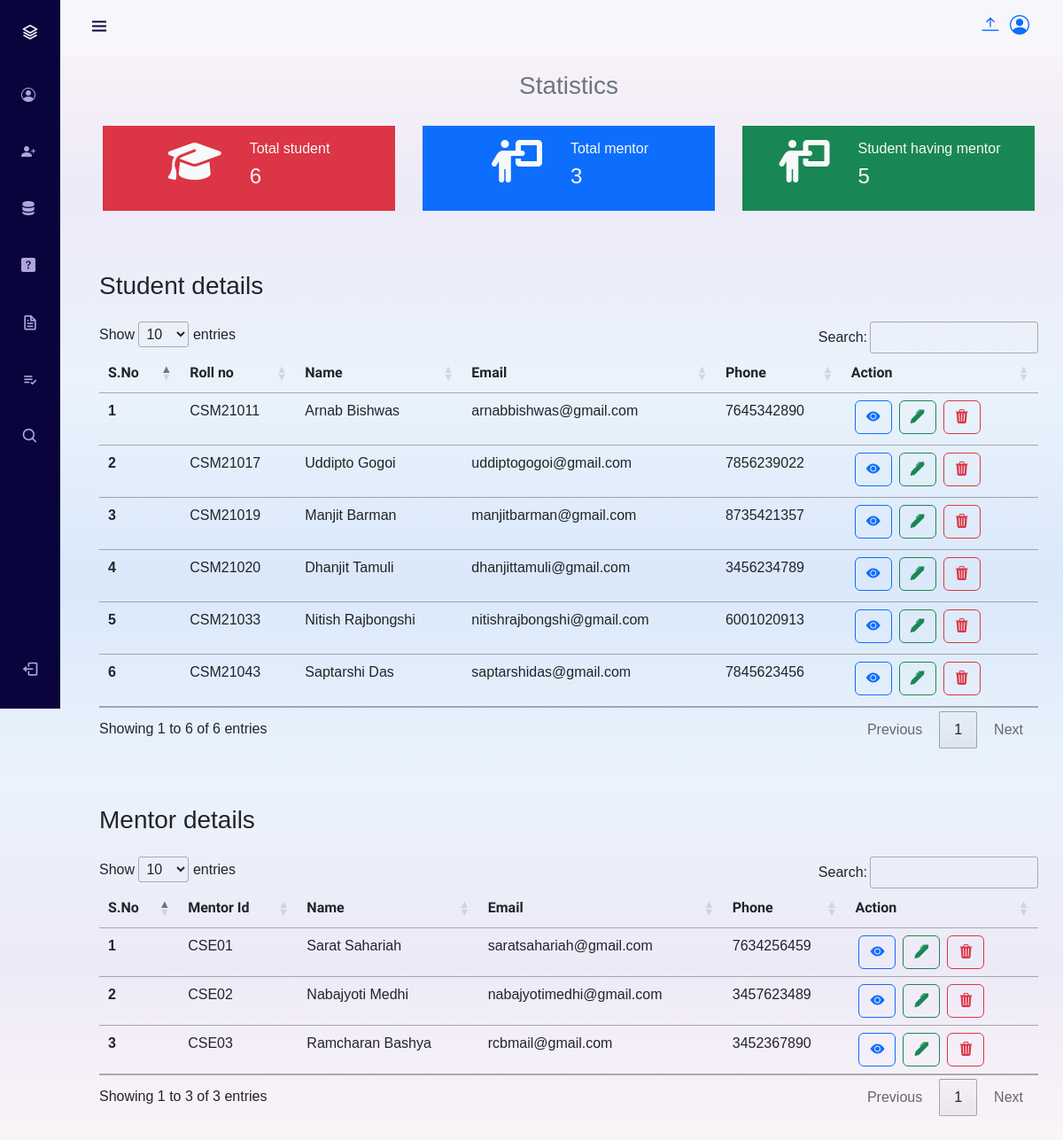
Page /admin/database.php (signed in) on the earlier database version.
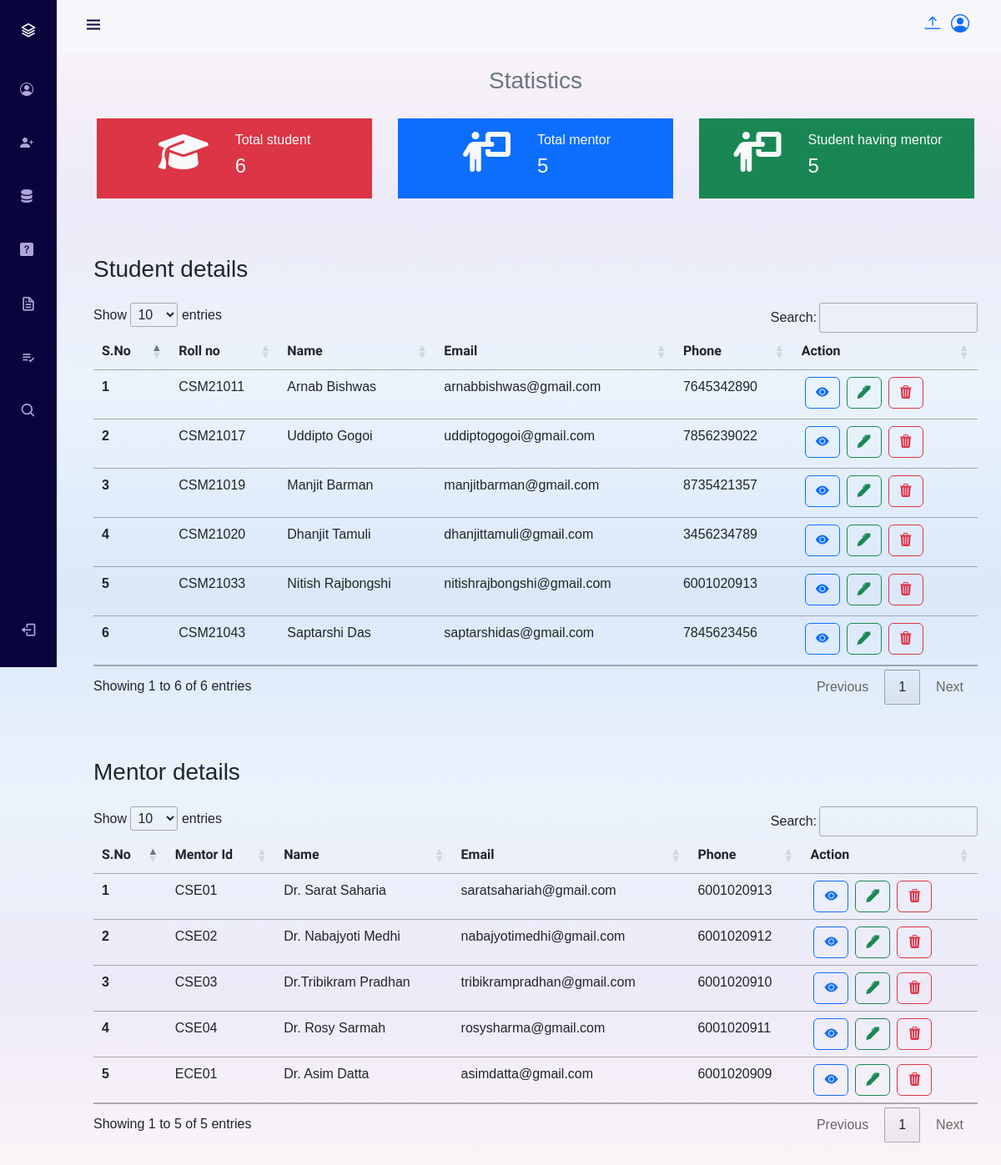
Same page on the later database version.
### tables this page shows
CREATE TABLE `student` (
  `rollno` char(8) NOT NULL,
  `student_email` varchar(80) NOT NULL,
  `student_phone` char(10) NOT NULL,
  `student_firstname` varchar(35) NOT NULL,
  `student_lastname` varchar(35) NOT NULL,
  `academic_year` int(4) NOT NULL,
  `student_depertment` varchar(100) NOT NULL,
  `student_program` varchar(100) NOT NULL,
  `student_semester` varchar(20) NOT NULL,
  `student_password` varchar(255) NOT NULL,
  `assign_mentor` char(6) NOT NULL
);

CREATE TABLE `mentor` (
  `mentor_id` char(6) NOT NULL,
  `mentor_email` varchar(90) NOT NULL,
  `mentor_phone` char(10) NOT NULL,
  `mentor_firstname` varchar(35) NOT NULL,
  `mentor_lastname` varchar(35) NOT NULL,
  `mentor_department` varchar(100) NOT NULL,
  `mentor_password` varchar(255) NOT NULL
);

### admin/database_details/student_database.php (the view)
<?php
echo "<h3 class='py-3'>Student details</h3>";
$sql = 'SELECT * FROM `student`';
$result = mysqli_query($conn, $sql);
$no_of_rows = mysqli_num_rows($result);
$sno = 0;
if ($no_of_rows > 0) {
    while ($row = mysqli_fetch_assoc($result)) {
        $sno = $sno + 1;
        echo '
            <tr>
                <th scope="row">' . $sno . '</th>
                <td>' . $row["rollno"] . '</td>
                <td>' . $row["student_firstname"] . ' '. $row["student_lastname"] . '</td>
                <td>' . $row["student_email"] . '</td>
                <td>' . $row["student_phone"] . '</td>
                <td><button type="button" class="view_btn btn btn-outline-primary mx-1 mb-1"><i class="bi bi-eye-fill"></i></button><button type="button" class="edit_btn btn btn-outline-success mx-1 mb-1"><i class="bi bi-pen-fill"></i></button><button type="button" class="del_btn btn btn-outline-danger mx-1 mb-1"><i class="bi bi-trash3-fill"></i></button></td>
            </tr>
            ';
    }
}
?>

### admin/database.php (shortened to what this page needs)
<!DOCTYPE html>
<html lang="en">
<head>
    <link href="https://cdn.jsdelivr.net/npm/bootstrap@5.2.1/dist/css/bootstrap.min.css" rel="stylesheet">
    <link href='https://cdn.jsdelivr.net/npm/boxicons@2.0.5/css/boxicons.min.css' rel='stylesheet'>
    <link rel="stylesheet" href="https://cdn.jsdelivr.net/npm/bootstrap-icons@1.3.0/font/bootstrap-icons.css">
    <link rel="stylesheet" href="https://cdn.jsdelivr.net/npm/bootstrap-icons@1.9.1/font/bootstrap-icons.css">
    <link rel="stylesheet" href="../style/profile_sidebar.css">
    <link rel="stylesheet" href="../style/bg_color.css">
    <link rel="stylesheet" href="style/button.css">
    <link rel="stylesheet" href="../style/popup_style.css">
    <link rel="stylesheet" href="//cdn.datatables.net/1.12.1/css/jquery.dataTables.min.css">
    <link rel="stylesheet" href="https://cdnjs.cloudflare.com/ajax/libs/font-awesome/6.2.1/css/all.min.css">
</head>
<body id="body-pd">
    <?php
    include 'partials/_navbar.php';
    include '../partials/_dbconnect.php';
    ?>
    <h3 class="text-center text-secondary p-3">Statistics</h3>
    <div class="container stat">
        <div class="student_details d-flex justify-content-center flex-wrap bg-danger text-light p-3 m-1 my_width">
            <div class="icon_part px-3">
                <i class="fa-solid fa-graduation-cap fa-3x"></i>
            </div>
            <div class="details_part px-3">
                <h6>Total student</h6>
                <h4>
                    <?php
                        include "others/count_student.php";
                    ?>
                </h4>
            </div>
        </div>
        <div class="mentor_details d-flex justify-content-center flex-wrap bg-primary text-light p-3 m-1 my_width">
            <div class="icon_part px-3">
                <i class="fa-solid fa-person-chalkboard fa-3x"></i>
            </div>
            <div class="details_part px-3">
                <h6>Total mentor</h6>
                <h4>
                    <?php
                        include "others/count_mentor.php";
                    ?>
                </h4>
            </div>
        </div>
        <div class="mentor_details d-flex justify-content-center flex-wrap bg-success text-light p-3 m-1 my_width">
            <div class="icon_part px-3">
                <i class="fa-solid fa-person-chalkboard fa-3x"></i>
            </div>
            <div class="details_part px-3">
                <h6>Student having mentor</h6>
                <h4>
                    <?php
                        include "others/student_having_mentor.php";
                    ?>
                </h4>
            </div>
        </div>
    </div>
    <div class="container my-5">
        <table class="table" id="student_table">
            <thead>
                <tr style="font-family: 'Ubuntu', sans-serif;">
                    <th scope="col">S.No</th>
                    <th scope="col">Roll no</th>
                    <th scope="col">Name</th>
                    <th scope="col">Email</th>
                    <th scope="col">Phone</th>
                    <th scope="col">Action</th>
                </tr>
            </thead>
            <tbody>
                <?php
                include "database_details/student_database.php";
                ?>
            </tbody>
        </table>
    </div>
    <div class="container my-5" >
        <table class="table" id="mentor_table">
            <thead>
                <tr style="font-family: 'Ubuntu', sans-serif;">
                    <th scope="col">S.No</th>
                    <th scope="col">Mentor Id</th>
                    <th scope="col">Name</th>
                    <th scope="col">Email</th>
                    <th scope="col">Phone</th>
                    <th scope="col">Action</th>
                </tr>
            </thead>
            <tbody>
                <?php
                include "database_details/mentor_database.php";
                ?>
            </tbody>
        </table>
    </div>
</body>
</html>

### admin/partials/_navbar.php
<?php
    echo '
    <header class="header" id="header">
    <div class="header__toggle">
        <i class="bx bx-menu" id="header-toggle"></i>
    </div>
    <div class="header__img icon_section">
        <a href="upload_file.php"><i class="bi bi-arrow-bar-up"></i></a>
        <a href="admin_profile.php"><i class="bi bi-person-circle profile_icon"></i></a>
    </div>
</header>
<div class="l-navbar" id="nav-bar">
    <nav class="nav">
        <div>
            <a href="admin_profile.php" class="nav__logo">
                <i class="bx bx-layer nav__logo-icon"></i>
                <span class="nav__logo-name">ADMIN</span>
            </a>
            <div class="nav__list">
                <a href="admin_profile.php" class="nav__link">
                    <i class="bi bi-person-circle"></i>
                    <span class="nav__name">Profile</span>
                </a>
                <a href="add.php" class="nav__link">
                    <i class="bi bi-person-plus-fill"></i>
                    <span class="nav__name">Add Data</span>
                </a>
                <a href="database.php" class="nav__link">
                    <i class="bi bi-server"></i>
                    <span class="nav__name">Database</span>
                </a>
                <a href="task.php" class="nav__link">
                    <i class="bi bi-question-square-fill"></i>
                    <span class="nav__name">Assign</span>
                </a>
                <a href="upload_file.php" class="nav__link">
                    <i class="bx bx-file nav__icon"></i>
                    <span class="nav__name">Upload</span>
                </a>
                <a href="mentor_mentee_list.php" class="nav__link">
                    <i class="bx bx-list-check nav__icon"></i>
                    <span class="nav__name">List</span>
                </a>
                <a href="search.php" class="nav__link">
                    <i class="bx bx-search nav__icon"></i>
                    <span class="nav__name">Search</span>
                </a>
            </div>
        </div>
        <a href="#" class="nav__link">
                <i class="bx bx-log-out nav__icon" id="logoutbtn"></i>
                <span class="nav__name">
                    <form action="#" method="post">
                        <input class="bg-transparent text-danger border-0" type="submit" name="logout" value="Logout">
                    </form>
                </span>
            </a>
    </nav>
</div>
    '
?>

### admin/others/count_student.php
<?php
    $sql = "
    SELECT * FROM `student` WHERE 1
    ";
    $result = mysqli_query($conn, $sql);
    $no_of_rows = mysqli_num_rows($result);
    echo $no_of_rows
?>

### admin/others/count_mentor.php
<?php
    $sql = "
    SELECT * FROM `mentor` WHERE 1
    ";
    $result = mysqli_query($conn, $sql);
    $no_of_rows = mysqli_num_rows($result);
    echo $no_of_rows
?>

### admin/others/student_having_mentor.php
<?php
    $sql = "
    SELECT * FROM `student` WHERE `assign_mentor` <> '0'
    ";
    $result = mysqli_query($conn, $sql);
    $no_of_rows = mysqli_num_rows($result);
    echo $no_of_rows
?>

### admin/database_details/mentor_database.php
<?php
echo "<h3 class='py-3'>Mentor details</h3>";
$sql = 'SELECT * FROM `mentor`';
$result = mysqli_query($conn, $sql);
$no_of_rows = mysqli_num_rows($result);
$sno = 0;
if ($no_of_rows > 0) {
    while ($row = mysqli_fetch_assoc($result)) {
        $sno = $sno + 1;
        echo '
            <tr>
                <th scope="row">' . $sno . '</th>
                <td>' . $row["mentor_id"] . '</td>
                <td>' . $row["mentor_firstname"] . ' '. $row["mentor_lastname"] .'</td>
                <td>' . $row["mentor_email"] . '</td>
                <td>' . $row["mentor_phone"] . '</td>
                <td><button type="button" class="view_btn btn btn-outline-primary mx-1"><i class="bi bi-eye-fill"></i></button><button type="button" class="edit_btn btn btn-outline-success mx-1"><i class="bi bi-pen-fill"></i></button><button type="button" class="del_btn btn btn-outline-danger mx-1"><i class="bi bi-trash3-fill"></i></button></td>
            </tr>
        ';
    }
}
?>

### style/profile_sidebar.css (style rules this page uses)
:root { --header-height: 3rem; --nav-width: 68px; --first-color: #0a043c; --first-color-light: #AFA5D9; --white-color: #F7F6FB; --body-font: 'Nunito', sans-serif; --normal-font-size: 1rem; --z-fixed: 100; }
body { position: relative; margin: var(--header-height) 0 0 0; padding: 0 1rem; font-family: var(--body-font); font-size: var(--normal-font-size); transition: .5s; }
a { text-decoration: none; }
.header { width: 100%; height: var(--header-height); position: fixed; top: 0; left: 0; display: flex; align-items: center; justify-content: space-between; padding: 0 1rem; background-color: var(--white-color); z-index: var(--z-fixed); transition: .5s; }
.header__toggle { color: var(--first-color); font-size: 1.5rem; cursor: pointer; }
.header__img { width: auto; height: 35px; display: flex; justify-content: center; border-radius: 50%; overflow: hidden; }
.header__img a { padding: 0 6px; }
.l-navbar { position: fixed; top: 0; left: -30%; width: var(--nav-width); height: 100vh; background: var(--first-color); padding: .5rem 1rem 0 0; transition: .5s; z-index: var(--z-fixed); }
.nav { height: 100%; display: flex; flex-direction: column; justify-content: space-between; overflow: hidden; }
.nav__logo, .nav__link { display: grid; grid-template-columns: max-content max-content; align-items: center; column-gap: 1rem; padding: .5rem 0 .5rem 1.5rem; }
.nav__logo { margin-bottom: 2rem; }
.nav__logo-icon { font-size: 1.25rem; color: var(--white-color); }
.nav__link { position: relative; color: var(--first-color-light); margin-bottom: 1.5rem; transition: .3s; }
.nav__icon { font-size: 1.25rem; }
@media screen and (min-width:768px) { body { margin: calc(var(--header-height) + 1rem) 0 0 0; padding-left: calc(var(--nav-width) + 2rem); } }
@media screen and (min-width:768px) { .header { height: calc(var(--header-height) + 1rem); padding: 0 2rem 0 calc(var(--nav-width) + 2rem); } }
@media screen and (min-width:768px) { .header__img { width: auto; height: 40px; } }
@media screen and (min-width:768px) { .l-navbar { left: 0; padding: 1rem 1rem 0 0; } }

### style/bg_color.css (style rules this page uses)
* { box-sizing: border-box; }
body { background: linear-gradient(#fcf5f8, #edeaf8, #eaf3fc, #dae8fa, #eaf3fc, #edeaf8, #fcf5f8); height: auto; }
div.header__img a { font-size: 22px; }
div.icon_section a { padding-left: 5px; }

### admin/style/button.css (style rules this page uses)
nav { font-family: 'Ubuntu', sans-serif; }

### style/popup_style.css (style rules this page uses)
body { font-family: Helvetica, Arial, sans-serif; }

### admin/database.php (style rules this page uses)
div.my_width { width: 330px; }
div.stat { display: flex; justify-content: space-between; flex-wrap: wrap; }

Differences in the rows shown:
changed mentor "CSE01": mentor_firstname "Sarat" → "Dr. Sarat"; mentor_lastname "Sahariah" → "Saharia"; mentor_phone "7634256459" → "6001020913"
changed mentor "CSE02": mentor_firstname "Nabajyoti" → "Dr. Nabajyoti"; mentor_phone "3457623489" → "6001020912"
changed mentor "CSE03": mentor_firstname "Ramcharan" → "Dr.Tribikram"; mentor_lastname "Bashya" → "Pradhan"; mentor_email "rcbmail@gmail.com" → "tribikrampradhan@gmail.com"; mentor_phone "3452367890" → "6001020910"
added mentor: mentor_id "CSE04", mentor_firstname "Dr. Rosy", mentor_lastname "Sarmah", mentor_email "rosysharma@gmail.com", mentor_phone "6001020911"
added mentor: mentor_id "ECE01", mentor_firstname "Dr. Asim", mentor_lastname "Datta", mentor_email "asimdatta@gmail.com", mentor_phone "6001020909"
Other differences:
$no_of_rows: "3" → "5"
text written by a page script: "Show entries Search: Showing 1 to 3 of 3 entries Previous 1 Next" → "Show entries Search: Showing 1 to 5 of 5 entries Previous 1 Next"
